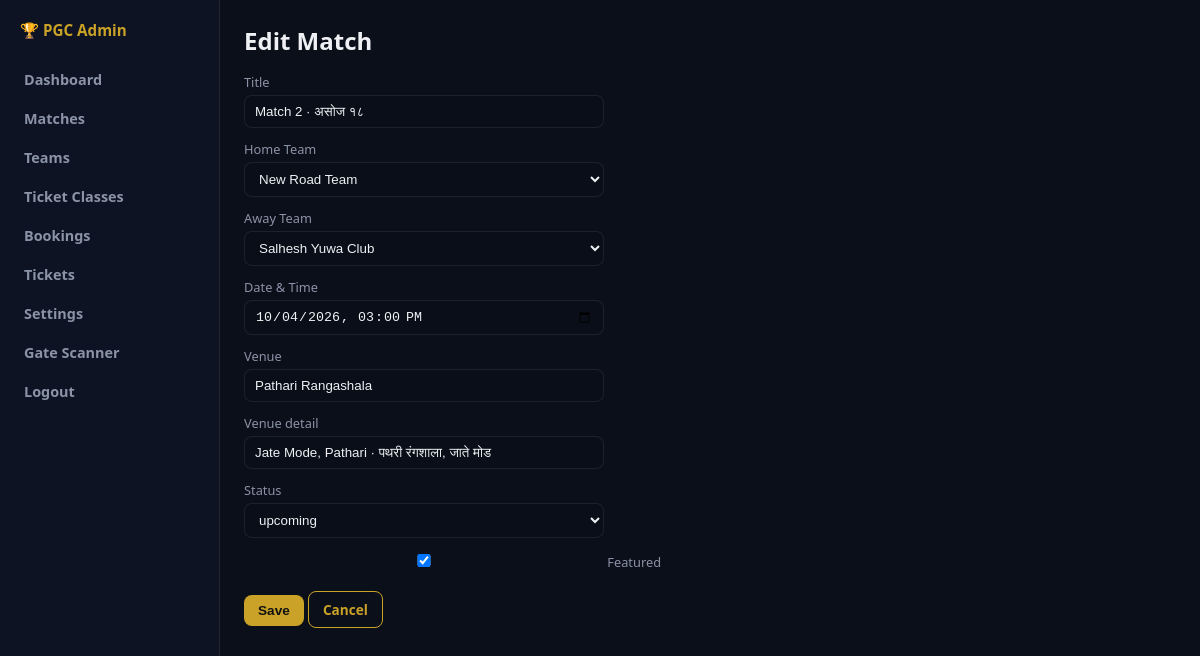
/admin/matches/2/edit (signed in), run on the app's committed database.
### app/models/match.py (models this page shows, shortened)
class Match(db.Model):
    __tablename__ = 'matches'
    id = db.Column(db.Integer, primary_key=True)
    title = db.Column(db.String(200))
    home_team_id = db.Column(db.Integer, db.ForeignKey('teams.id'), nullable=False)
    away_team_id = db.Column(db.Integer, db.ForeignKey('teams.id'), nullable=False)
    match_date = db.Column(db.DateTime, nullable=False)
    venue = db.Column(db.String(200), default='Pathari, Morang')
    venue_detail = db.Column(db.String(200), default='Domalai Rajbanshi Ground')
    status = db.Column(db.String(20), default='upcoming')  # upcoming, live, completed, cancelled
    is_featured = db.Column(db.Boolean, default=False)
    poster = db.Column(db.String(255))
    created_at = db.Column(db.DateTime, default=lambda: datetime.now(timezone.utc))
    home_team = db.relationship('Team', foreign_keys=[home_team_id])
    away_team = db.relationship('Team', foreign_keys=[away_team_id])
    ticket_classes = db.relationship('TicketClass', backref='match', lazy='dynamic')

### app/models/team.py (models this page shows, shortened)
class Team(db.Model):
    __tablename__ = 'teams'
    id = db.Column(db.Integer, primary_key=True)
    name = db.Column(db.String(120), nullable=False)
    short_name = db.Column(db.String(40))
    logo = db.Column(db.String(255))  # path under static/uploads
    primary_color = db.Column(db.String(20), default='#1a237e')
    secondary_color = db.Column(db.String(20), default='#ffffff')
    is_active = db.Column(db.Boolean, default=True)
    created_at = db.Column(db.DateTime, default=lambda: datetime.now(timezone.utc))

### app/routes/admin.py (the view, shortened to what this page needs)
@admin_bp.route('/matches/<int:id>/edit', methods=['GET', 'POST'])
@login_required
def match_edit(id):
    match = Match.query.get_or_404(id)
    teams = Team.query.filter_by(is_active=True).all()
    return render_template('admin/match_form.html', teams=teams, match=match)

### app/models/user.py (called while the page is built)
@login_manager.user_loader
def load_user(user_id):
    return User.query.get(int(user_id))

### app/templates/admin/match_form.html (shortened to what this page needs)
{% extends "admin/base.html" %}
{% block content %}
<h2 style="margin-bottom:16px">{% if match %}Edit Match{% else %}New Match{% endif %}</h2>
<form method="post">
  <label>Title</label>
  <input name="title" value="{{ match.title if match and match.title else '' }}">
  <label>Home Team</label>
  <select name="home_team_id" required>
    {% for t in teams %}
    <option value="{{ t.id }}" {% if match and match.home_team_id==t.id %}selected{% endif %}>{{ t.name }}</option>
    {% endfor %}
  </select>
  <label>Away Team</label>
  <select name="away_team_id" required>
    {% for t in teams %}
    <option value="{{ t.id }}" {% if match and match.away_team_id==t.id %}selected{% endif %}>{{ t.name }}</option>
    {% endfor %}
  </select>
  <label>Date & Time</label>
  <input type="datetime-local" name="match_date" required
    value="{% if match %}{{ match.match_date.strftime('%Y-%m-%dT%H:%M') }}{% endif %}">
  <label>Venue</label>
  <input name="venue" value="{{ match.venue if match else 'Pathari, Morang' }}">
  <label>Venue detail</label>
  <input name="venue_detail" value="{{ match.venue_detail if match else 'Domalai Rajbanshi Ground' }}">
  <label>Status</label>
  <select name="status">
    {% for s in ['upcoming','live','completed','cancelled'] %}
    <option value="{{ s }}" {% if match and match.status==s %}selected{% endif %}>{{ s }}</option>
    {% endfor %}
  </select>
  <label><input type="checkbox" name="is_featured" value="1" {% if match and match.is_featured %}checked{% endif %}> Featured</label>
  <div style="margin-top:12px">
    <button class="btn" type="submit">Save</button>
    <a class="btn btn-outline" href="{{ url_for('admin.matches') }}">Cancel</a>
  </div>
</form>
{% endblock %}

### app/static/css/admin.css (style rules this page uses)
:root { --bg:#0b0f1a; --side:#0d1322; --gold:#c9a227; --text:#eef0f4; --muted:#8b93a7; --card:#121a2b; --border:rgba(255,255,255,0.08); }
* { box-sizing:border-box;margin:0;padding:0 }
body { font-family:system-ui,sans-serif;background:var(--bg);color:var(--text);display:flex;min-height:100vh }
.btn { display:inline-block;padding:8px 14px;border-radius:8px;background:var(--gold);color:#111;font-weight:700;border:none;cursor:pointer;text-decoration:none;font-size:0.85rem }
.btn-outline { background:transparent;border:1px solid var(--gold);color:var(--gold) }
input,select { padding:8px 10px;border-radius:8px;border:1px solid var(--border);background:#0a0e18;color:var(--text);margin:4px 0 12px;width:100%;max-width:360px }
label { font-size:0.8rem;color:var(--muted);display:block }

### data on the page
Match: title "Match 2 · असोज १८", home_team_id "New Road Team", away_team_id "Salhesh Yuwa Club", match_date "10/04/2026 15:00", venue "Pathari Rangashala", venue_detail "Jate Mode, Pathari · पथरी रंगशाला, जाते मोड", status "upcoming", is_featured "☑"
